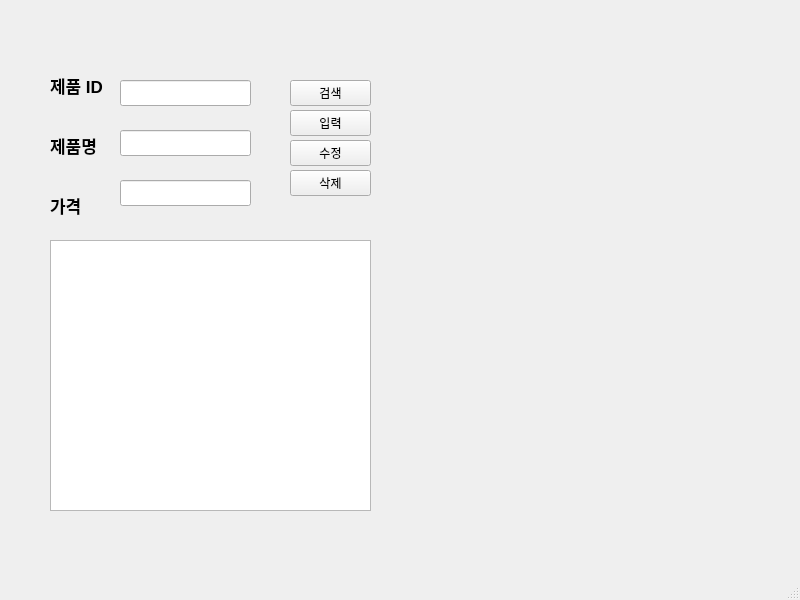
<?xml version="1.0" encoding="UTF-8"?>
<ui version="4.0">
 <class>MainWindow</class>
 <widget class="QMainWindow" name="MainWindow">
  <property name="geometry">
   <rect>
    <x>0</x>
    <y>0</y>
    <width>800</width>
    <height>600</height>
   </rect>
  </property>
  <property name="windowTitle">
   <string>MainWindow</string>
  </property>
  <widget class="QWidget" name="centralwidget">
   <widget class="QLabel" name="label">
    <property name="geometry">
     <rect>
      <x>50</x>
      <y>50</y>
      <width>281</width>
      <height>71</height>
     </rect>
    </property>
    <property name="font">
     <font>
      <pointsize>13</pointsize>
      <bold>true</bold>
     </font>
    </property>
    <property name="text">
     <string>제품 ID</string>
    </property>
   </widget>
   <widget class="QLabel" name="label_2">
    <property name="geometry">
     <rect>
      <x>50</x>
      <y>110</y>
      <width>431</width>
      <height>71</height>
     </rect>
    </property>
    <property name="font">
     <font>
      <pointsize>13</pointsize>
      <bold>true</bold>
     </font>
    </property>
    <property name="text">
     <string>제품명</string>
    </property>
   </widget>
   <widget class="QLabel" name="label_3">
    <property name="geometry">
     <rect>
      <x>50</x>
      <y>170</y>
      <width>431</width>
      <height>71</height>
     </rect>
    </property>
    <property name="font">
     <font>
      <pointsize>13</pointsize>
      <bold>true</bold>
     </font>
    </property>
    <property name="text">
     <string>가격</string>
    </property>
   </widget>
   <widget class="QPushButton" name="pushButton">
    <property name="geometry">
     <rect>
      <x>290</x>
      <y>80</y>
      <width>81</width>
      <height>26</height>
     </rect>
    </property>
    <property name="text">
     <string>검색</string>
    </property>
   </widget>
   <widget class="QPushButton" name="pushButton_2">
    <property name="geometry">
     <rect>
      <x>290</x>
      <y>170</y>
      <width>81</width>
      <height>26</height>
     </rect>
    </property>
    <property name="text">
     <string>삭제</string>
    </property>
   </widget>
   <widget class="QPushButton" name="pushButton_3">
    <property name="geometry">
     <rect>
      <x>290</x>
      <y>140</y>
      <width>81</width>
      <height>26</height>
     </rect>
    </property>
    <property name="text">
     <string>수정</string>
    </property>
   </widget>
   <widget class="QPushButton" name="pushButton_4">
    <property name="geometry">
     <rect>
      <x>290</x>
      <y>110</y>
      <width>81</width>
      <height>26</height>
     </rect>
    </property>
    <property name="text">
     <string>입력</string>
    </property>
   </widget>
   <widget class="QLineEdit" name="lineEdit">
    <property name="geometry">
     <rect>
      <x>120</x>
      <y>80</y>
      <width>131</width>
      <height>26</height>
     </rect>
    </property>
   </widget>
   <widget class="QLineEdit" name="lineEdit_2">
    <property name="geometry">
     <rect>
      <x>120</x>
      <y>130</y>
      <width>131</width>
      <height>26</height>
     </rect>
    </property>
   </widget>
   <widget class="QLineEdit" name="lineEdit_3">
    <property name="geometry">
     <rect>
      <x>120</x>
      <y>180</y>
      <width>131</width>
      <height>26</height>
     </rect>
    </property>
   </widget>
   <widget class="QTableWidget" name="tableWidget">
    <property name="geometry">
     <rect>
      <x>50</x>
      <y>240</y>
      <width>321</width>
      <height>271</height>
     </rect>
    </property>
   </widget>
  </widget>
  <widget class="QMenuBar" name="menubar">
   <property name="geometry">
    <rect>
     <x>0</x>
     <y>0</y>
     <width>800</width>
     <height>33</height>
    </rect>
   </property>
  </widget>
  <widget class="QStatusBar" name="statusbar"/>
 </widget>
 <resources/>
 <connections/>
</ui>
